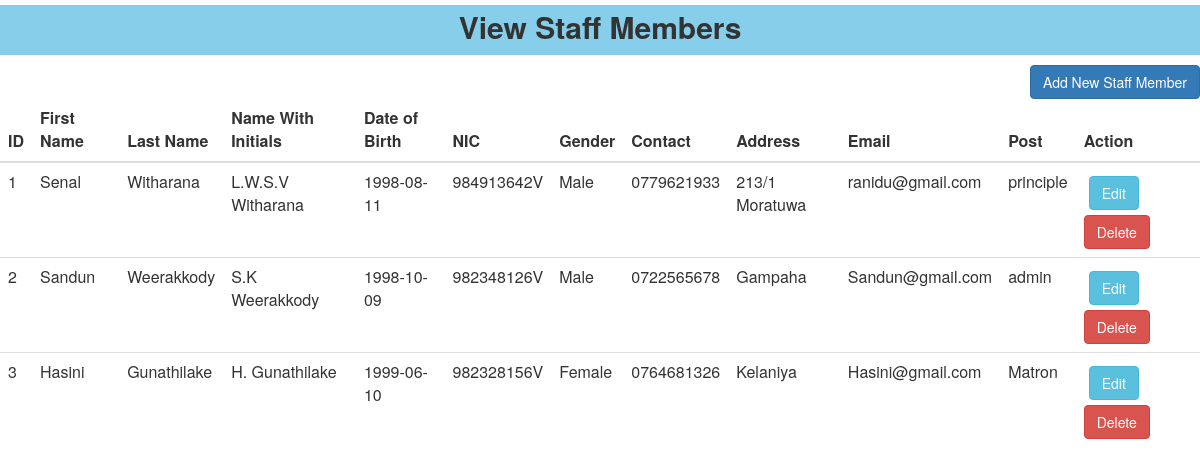
The app's page /viewstaff.php with its own data.
### tables this page shows
CREATE TABLE IF NOT EXISTS `staff` (
  `id` int(10) NOT NULL AUTO_INCREMENT,
  `first_name` varchar(100) NOT NULL,
  `last_name` varchar(100) NOT NULL,
  `name_with_initial` varchar(500) NOT NULL,
  `birthday` date DEFAULT NULL,
  `nic` varchar(10) DEFAULT NULL,
  `gender` varchar(10) DEFAULT NULL,
  `contact` varchar(15) NOT NULL,
  `paddress` varchar(500) NOT NULL,
  `email` varchar(100) NOT NULL,
  `post` varchar(20) DEFAULT NULL,
  `image` blob,
  PRIMARY KEY (`id`)
);

### viewstaff.php (the view, shortened to what this page needs)
<DOCKTYPE!>
<?php
    include "config.php";
    $sql="SELECT * FROM staff ;";
    $result=$conn->query($sql);
?>
<HTML>
        <head>
            <link rel="stylesheet" href="https://maxcdn.bootstrapcdn.com/bootstrap/3.3.7/css/bootstrap.min.css">
        </head>
        <body>
                   <h2 style=" text-align: center;background-color: skyblue; height: 50px; margin-top: 5px; margin-bottom: 10px; padding-top: 5px;padding-bottom: 15px; font-weight: bold">View Staff Members</h2>
                <a class="btn btn-primary" style = "float:right" href="staffform.php">Add New Staff Member </a>
                    <table class="table">
                        <thead>
                            <tr>
                                <th>ID</th>
                                <th>First Name</th>
                                <th>Last Name</th>
                                <th>Name With Initials</th>
                                <th>Date of Birth</th>
                                <th>NIC</th>
                                <th>Gender</th>
                                <th>Contact</th>
                                <th>Address</th>
                                <th>Email</th>
                                <th>Post</th>
                                <th>Action</th>
                            </tr>
                            </thead>
                            <tbody>
                                <?php
                                    while($row=$result->fetch_assoc()){
                                 ?>
                                    <tr>
                                        <td><?php echo $row['id']; ?></td>
                                        <td><?php echo $row['first_name']; ?></td>
                                        <td><?php echo $row['last_name'] ?></td>
                                        <td><?php echo $row['name_with_initial'] ?></td>
                                        <td><?php echo $row['birthday'] ?></td>
                                        <td><?php echo $row['nic'] ?></td>
                                        <td><?php echo $row['gender'] ?></td>
                                        <td><?php echo $row['contact'] ?></td>
                                        <td><?php echo $row['paddress'] ?></td>
                                        <td><?php echo $row['email'] ?></td>
                                        <td><?php echo $row['post'] ?></td>
                                        <td>
                                                <a class="btn btn-info" style="margin:5px;"href="updatestaff.php? id=<?php echo $row['id'] ?>"  >Edit</a>&nbsp;&nbsp;
                                                <a class="btn btn-danger" href="deletestaff.php? id=<?php echo $row['id']; ?>" >Delete</a>
                                        </td>
                                    </tr>
                                <?php
                                        }
                                ?>
                            </tbody>
                    </table>
        </body>
    </HTML>

### records on screen
staff: id "1", first_name "Senal", last_name "Witharana", name_with_initial "L.W.S.V Witharana", birthday "1998-08-11", nic "984913642V", gender "Male", contact "0779621933", paddress "213/1 Moratuwa", email "ranidu@gmail.com", post "principle"
staff: id "2", first_name "Sandun", last_name "Weerakkody", name_with_initial "S.K Weerakkody", birthday "1998-10-09", nic "982348126V", gender "Male", contact "0722565678", paddress "Gampaha", email "Sandun@gmail.com", post "admin"
staff: id "3", first_name "Hasini", last_name "Gunathilake", name_with_initial "H. Gunathilake", birthday "1999-06-10", nic "982328156V", gender "Female", contact "0764681326", paddress "Kelaniya", email "Hasini@gmail.com", post "Matron"
